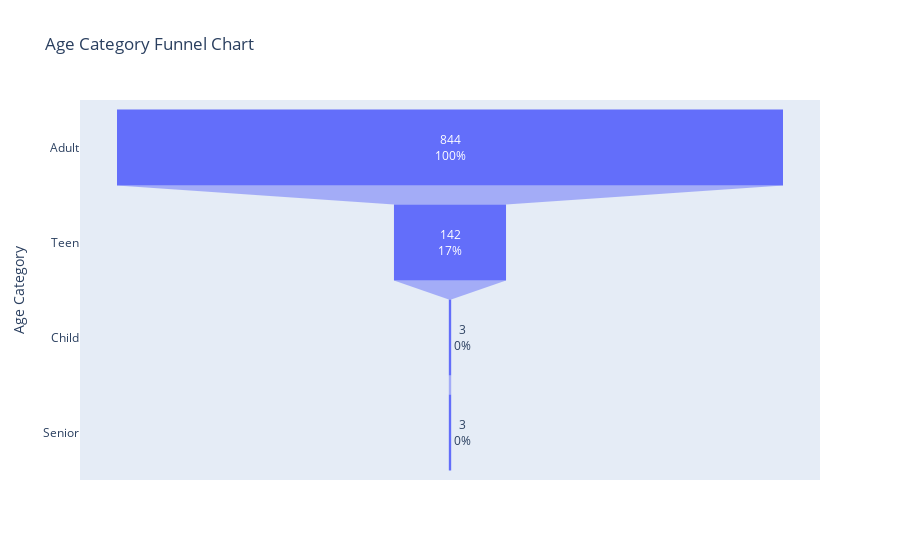

Notebook code cell kept with this figure:
### Markdown cell above
## 71. Create a Funnel chart of Age Category (Child, Teen, Adult and Senior) ?

### Code cell
#71. Create a Funnel chart of Age Category (Child, Teen, Adult and Senior) ?
import pandas as pd
import plotly.graph_objects as go

# Load the subject_info CSV file
file_path = 'subject-info.csv' 
data = pd.read_csv(file_path)

# Define age categories and dynamically assign labels
def categorize_age(age):
    if age < 13:
        return 'Child'
    elif 13 <= age < 18:
        return 'Teen'
    elif 18 <= age < 60:
        return 'Adult'
    else:
        return 'Senior'

data['Age_Category'] = data['Age'].apply(categorize_age)

# Count individuals in each age category
age_counts = data['Age_Category'].value_counts()
categories = age_counts.index.tolist()
counts = age_counts.values.tolist()

# Create the funnel chart
fig = go.Figure(go.Funnel(
    y=categories,
    x=counts,
    textinfo="value+percent initial"  # Display value and percentage of total
))

# Customize layout
fig.update_layout(
    title="Age Category Funnel Chart",
    xaxis_title="Count",
    yaxis_title="Age Category",
)

# Display the chart
fig.show()

### Figure 1 — Plotly figure (JSON) as saved in the notebook; plotly's stock layout.template omitted (floating-point values rounded to 4 significant figures)
{"data": [{"textinfo": "value+percent initial", "type": "funnel", "x": [844, 142, 3, 3], "y": ["Adult", "Teen", "Child", "Senior"]}], "layout": {"autosize": true, "title": {"text": "Age Category Funnel Chart"}, "xaxis": {"autorange": true, "range": [-468.9, 468.9], "title": {"text": "Count"}, "type": "linear"}, "yaxis": {"autorange": true, "range": [3.5, -0.5], "title": {"text": "Age Category"}, "type": "category"}}}
